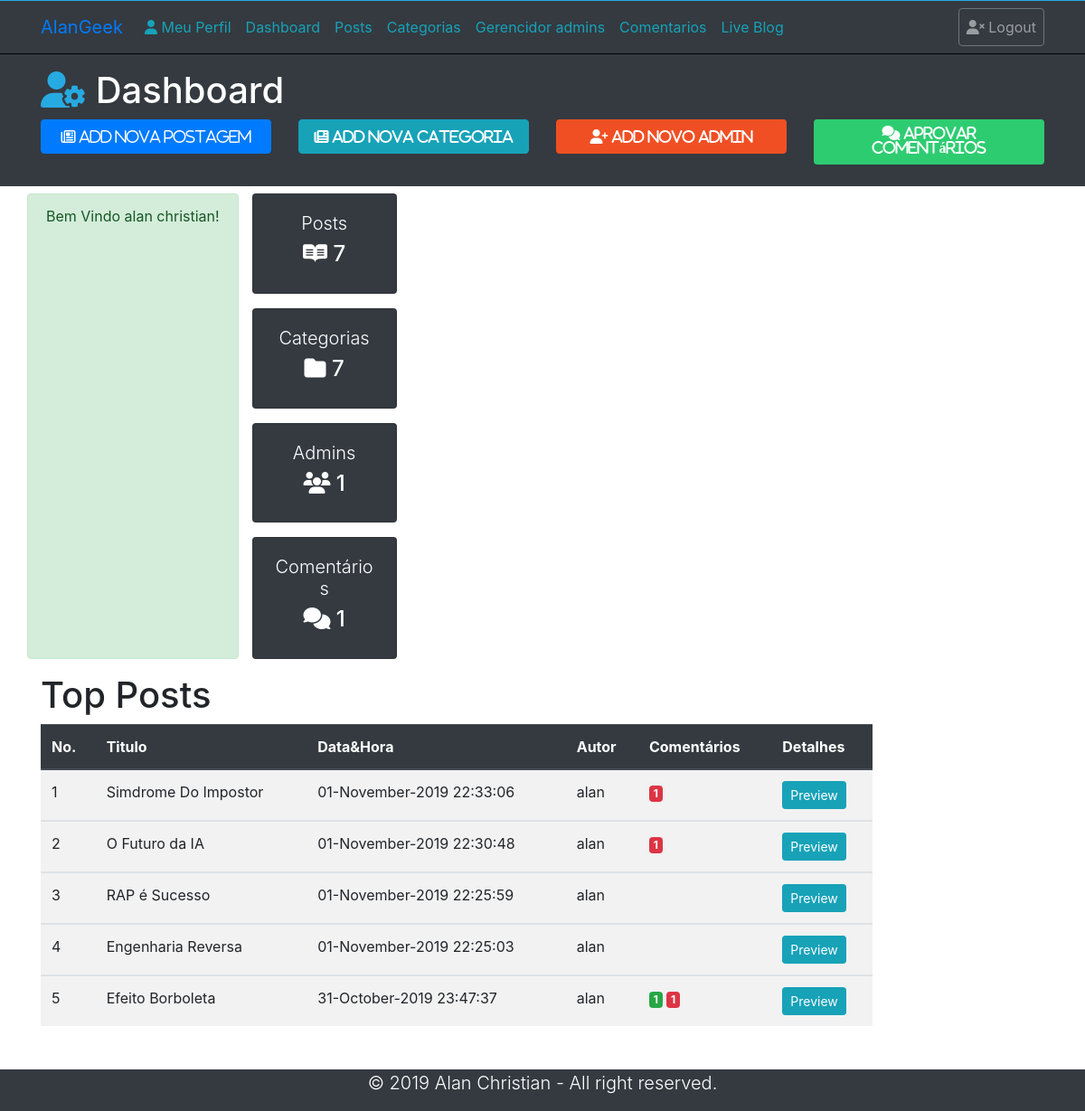
The app's page /Dashboard.php (signed in), older data.
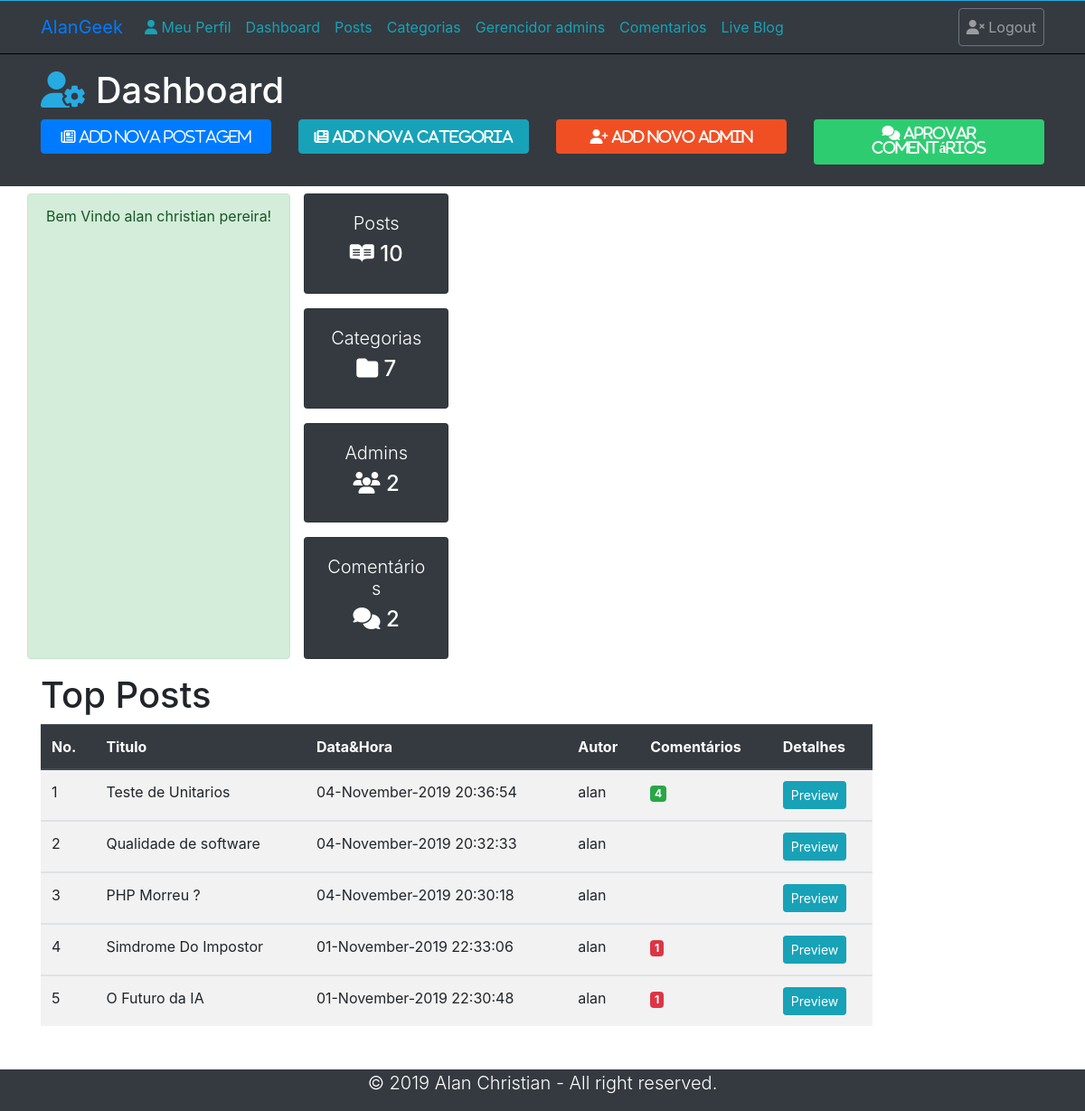
The same page, newer data.
### tables this page shows
CREATE TABLE `posts` (
  `id` int(10) NOT NULL,
  `datetime` varchar(50) NOT NULL,
  `title` varchar(300) NOT NULL,
  `category` varchar(50) NOT NULL,
  `author` varchar(50) NOT NULL,
  `image` varchar(50) NOT NULL,
  `post` varchar(10000) NOT NULL
);

### Dashboard.php (the view, shortened to what the changed rows need)
<?php require_once "Includes/DB.php";?>
<?php require_once "Includes/Functions.php";?>
<?php require_once "Includes/Sessions.php";?>
<!DOCTYPE html>
<html lang="pt-br">
  <head>
    <link rel="stylesheet" href="https://stackpath.bootstrapcdn.com/bootstrap/4.3.1/css/bootstrap.min.css">
  </head>
  <body>
    <header class="bg-dark text-white py-3">
      <div class="container">
        <div class="row">
          <div class="col-md-12">
          <h1><i class="fas fa-user-cog" style="color: #27aae1;"></i> Dashboard</h1>
         </div>
        </div>
      </div>
    </header>
    <section class="container py-2 mb-4">
      <div class="row">
          <?php
          echo SuccessMessage();
          ?>
        <div class="col-lg-2 d-md-block">
          <div class="card text-center bg-dark text-white mb-3">
            <div class="card-body">
              <h1 class="lead">Posts</h1>
              <h4 class="display-5">
                <i class="fab fa-readme"></i>
              </h4>
            </div>
          </div>
          <div class="card text-center bg-dark text-white mb-3">
            <div class="card-body">
              <h1 class="lead">Categorias</h1>
            </div>
          </div>
          <div class="card text-center bg-dark text-white mb-3">
            <div class="card-body">
              <h1 class="lead">Admins</h1>
              <h4 class="display-5">
                <i class="fas fa-users"></i>
              </h4>
            </div>
          </div>
          <div class="card text-center bg-dark text-white mb-3">
            <div class="card-body">
              <h1 class="lead">Comentários</h1>
              <h4 class="display-5">
                <i class="fas fa-comments"></i>
              </h4>
            </div>
          </div>
        </div>
          <div class="col-lg-10">
            <h1>Top Posts</h1>
            <table class="table table-striped table-hover">
              <thead class="thead-dark">
                <tr>
                  <th>No. </th>
                  <th>Titulo</th>
                  <th>Data&Hora</th>
                  <th>Autor</th>
                  <th>Comentários</th>
                  <th>Detalhes</th>
                </tr>
              </thead>
              <?php
              $SrNo = 0;
              global $ConnectingDB;
              $sql  = "SELECT * FROM posts ORDER BY id DESC LIMIT 0,5";
              $stmt = $ConnectingDB->query($sql);
              while ($DataRows = $stmt->fetch()) {
                $PostId   = $DataRows["id"];
                $DateTime = $DataRows["datetime"];
                $Author   = $DataRows["author"];
                $Title    = $DataRows["title"];
                $SrNo++;
              ?>
              <tbody>
                <tr>
                  <td><?php echo $SrNo; ?></td>
                  <td><?php echo $Title; ?></td>
                  <td><?php echo $DateTime; ?></td>
                  <td><?php echo $Author ?></td>
                  <td>
                      <?php $Total = ApproveCommentsAccordingtoPost($PostId);
                      if ($Total>0) {
                        ?>
                       <span class="badge badge-success">
                       <?php
                        echo $Total; ?>
                      </span>
                      <?php } ?>
                    <?php $Total = DisApproveCommentsAccordingtoPost($PostId);
                      if ($Total>0) {
                        ?>
                       <span class="badge badge-danger">
                       <?php
                        echo $Total; ?>
                      </span>
                      <?php } ?>
                  </td>
                  <td>
                  <a target="__blank" href="FullPost.php?id=<?php echo $PostId; ?>">
                    <span class="btn btn-info btn-sm">Preview</span>
                  </a>
                </td>
                </tr>
              </tbody>
             <?php } ?>
            </table>
          </div>
      </div>
    </section>
  </body>
</html>

### includes/Functions.php (shortened to what the changed rows need)
<?php require_once("Includes/DB.php"); ?>
<?php
function TotalPosts() {
    global $ConnectingDB;
    $sql            = "SELECT COUNT(*) FROM posts";
    $stmt           = $ConnectingDB->query($sql);
    $TotalRows      = $stmt->fetch();
    $TotalPosts     = array_shift($TotalRows);
    echo $TotalPosts;
}
function TotalAdmins() {
    global $ConnectingDB;
    $sql         = "SELECT COUNT(*) FROM admins";
    $stmt        = $ConnectingDB->query($sql);
    $TotalRows   = $stmt->fetch();
    $TotalAdmins = array_shift($TotalRows);
    echo $TotalAdmins;
}
function TotalComments() {
    global $ConnectingDB;
    $sql           = "SELECT COUNT(*) FROM admins";
    $stmt          = $ConnectingDB->query($sql);
    $TotalRows     = $stmt->fetch();
    $TotalComments = array_shift($TotalRows);
    echo $TotalComments;
}
function ApproveCommentsAccordingtoPost($PostId) {
    global $ConnectingDB;
    $sqlApprove  = "SELECT COUNT(*) FROM comments WHERE post_id='$PostId' AND status='ON'";
    $stmtApprove = $ConnectingDB->query($sqlApprove);
    $RowsTotal   = $stmtApprove->fetch();
    $Total       = array_shift($RowsTotal);
    return $Total;
}
function DisApproveCommentsAccordingtoPost($PostId) {
    global $ConnectingDB;
    $sqlDisApprove  = "SELECT COUNT(*) FROM comments WHERE post_id='$PostId' AND status='OFF'";
    $stmtDisApprove = $ConnectingDB->query($sqlDisApprove);
    $RowsTotal      = $stmtDisApprove->fetch();
    $Total          = array_shift($RowsTotal);
    return $Total;
}
?>

Row changes from the older to the newer data that the page shows:
no longer on this page (row unchanged): posts: title "RAP é Sucesso", datetime "01-November-2019 22:25:59", author "alan"
no longer on this page (row unchanged): posts: title "Engenharia Reversa", datetime "01-November-2019 22:25:03", author "alan"
no longer on this page (row unchanged): posts: title "Efeito Borboleta", datetime "31-October-2019 23:47:37", author "alan", Total "1"
added posts: title "Teste de Unitarios", datetime "04-November-2019 20:36:54", author "alan", Total "4"
added posts: title "Qualidade de software", datetime "04-November-2019 20:32:33", author "alan"
added posts: title "PHP Morreu ?", datetime "04-November-2019 20:30:18", author "alan"
Text that changed along with them:
SuccessMessage(): "Bem Vindo alan christian!" → "Bem Vindo alan christian pereira!"
$TotalPosts: "7" → "10"
$TotalAdmins: "1" → "2"
$TotalComments: "1" → "2"
